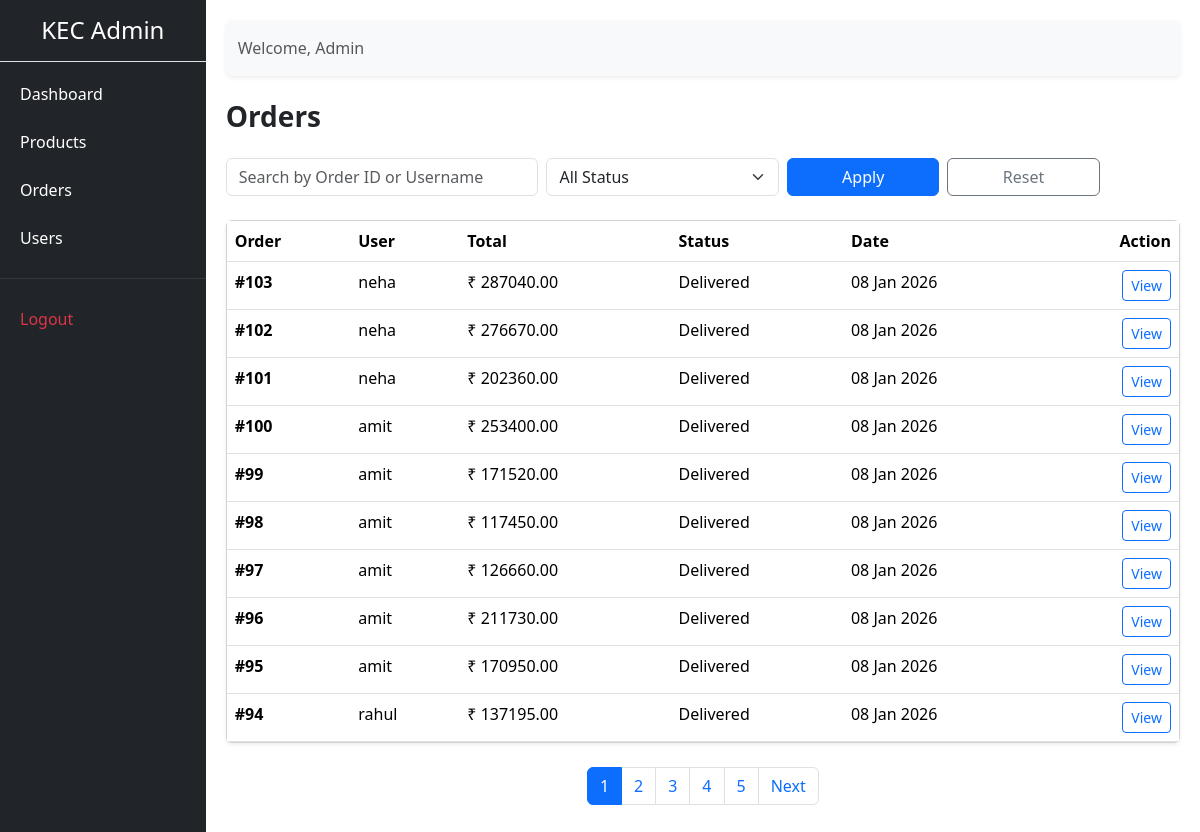
Page /admin-panel/orders/ (signed in) on the committed database.
### store/models.py (models this page shows, shortened)
class Order(models.Model):
    STATUS_CHOICES = (
        ('pending', 'Pending'),
        ('shipped', 'Shipped'),
        ('delivered', 'Delivered'),
        ('confirmed', 'Confirmed'),
        ('cancelled', 'Cancelled'),
    )
    PAYMENT_STATUS = (
        ('pending', 'Pending'),
        ('paid', 'Paid'),
        ('failed', 'Failed'),
    )
    PAYMENT_METHOD = (
        ('cod', 'Cash On Delivery'),
        ('razorpay', 'Razorpay'),
    )
    user = models.ForeignKey(User, on_delete=models.SET_NULL, null=True, blank=True)
    full_name = models.CharField(max_length=200)
    email = models.EmailField()
    phone = models.CharField(max_length=15)
    address = models.TextField()
    city = models.CharField(max_length=100)
    pincode = models.CharField(max_length=10)
    notes = models.TextField(blank=True, null=True)
    status = models.CharField(max_length=20, choices=STATUS_CHOICES, default='pending')
    payment_method = models.CharField(max_length=20, choices=PAYMENT_METHOD, null=True,blank=True)
    payment_status = models.CharField(max_length=20, choices=PAYMENT_STATUS, default='pending')
    razorpay_order_id = models.CharField(max_length=100, blank=True, null=True)
    razorpay_payment_id = models.CharField(max_length=100, blank=True, null=True)
    razorpay_signature = models.CharField(max_length=200, blank=True, null=True)
    created_at = models.DateTimeField(auto_now_add=True)
    @property
    def total_amount(self):
        return sum(item.subtotal for item in self.items.all())

class OrderItem(models.Model):
    order = models.ForeignKey(Order, on_delete=models.CASCADE, related_name="items")
    product = models.ForeignKey(Product, on_delete=models.SET_NULL, null=True)
    quantity = models.PositiveIntegerField(default=1)
    price = models.DecimalField(max_digits=10, decimal_places=2)
    @property
    def subtotal(self):
        return self.quantity * self.price

### adminpanel/views.py (the view)
# urls.py: path('orders/', views.order_list, name='order_list'),
@login_required(login_url='adminpanel:login')
@user_passes_test(is_admin)
def order_list(request):
    orders_qs = Order.objects.select_related('user').order_by('-created_at')
    status_choices = [
        'Pending',
        'Confirmed',
        'Shipped',
        'Delivered',
        'Cancelled',
    ]
    search_query = request.GET.get('q', '').strip()
    if search_query:
        orders_qs = orders_qs.filter(
            Q(id__icontains=search_query) |
            Q(user__username__icontains=search_query)
        )
    status_filter = request.GET.get('status', '').strip()
    if status_filter:
        orders_qs = orders_qs.filter(status__iexact=status_filter)
    paginator = Paginator(orders_qs, 10)  # 10 orders per page
    page_number = request.GET.get('page')
    try:
        orders = paginator.page(page_number)
    except PageNotAnInteger:
        orders = paginator.page(1)
    except EmptyPage:
        orders = paginator.page(paginator.num_pages)
    return render(request, 'adminpanel/orders/order_list.html', {
        'orders': orders,
        'status_choices': status_choices,
        'search_query': search_query,
        'status_filter': status_filter,
    })

### adminpanel/views.py (called while the page is built)
def is_admin(user):
    return user.is_authenticated and user.is_staff

### store/context_processors.py (called while the page is built)
def wishlist_count(request):
    if request.user.is_authenticated:
        count = Wishlist.objects.filter(user=request.user).count()
    else:
        count = 0
    return {'wishlist_count': count}

### adminpanel/templates/adminpanel/orders/order_list.html (shortened to what this page needs)
{% extends 'adminpanel/base.html' %}
{% block content %}
<h3 class="fw-bold mb-4">Orders</h3>
<form method="get" class="row g-2 mb-4">
    <div class="col-md-4">
        <input type="text"
               name="q"
               value="{{ search_query|default:'' }}"
               class="form-control"
               placeholder="Search by Order ID or Username">
    </div>
    <div class="col-md-3">
        <select name="status" class="form-select">
            <option value="">All Status</option>
        </select>
    </div>
    <div class="col-md-2">
        <button class="btn btn-primary w-100">Apply</button>
    </div>
    <div class="col-md-2">
        <a href="{% url 'adminpanel:order_list' %}" class="btn btn-outline-secondary w-100">
            Reset
        </a>
    </div>
</form>
<div class="card shadow-sm">
    <div class="card-body p-0">
        <table class="table admin-table mb-0">
            <thead>
                <tr>
                    <th>Order</th>
                    <th>User</th>
                    <th>Total</th>
                    <th>Status</th>
                    <th>Date</th>
                    <th class="text-end">Action</th>
                </tr>
            </thead>
            <tbody>
                {% for order in orders %}
                <tr>
                    <td><strong>#{{ order.id }}</strong></td>
                    <td>{{ order.user.username }}</td>
                    <td>₹ {{ order.total_amount }}</td>
                    <td>
                        <span class="status-badge status-{{ order.status|lower }}">
                            {{ order.status|title }}
                        </span>
                    </td>
                    <td>{{ order.created_at|date:"d M Y" }}</td>
                    <td class="text-end">
                        <a href="{% url 'adminpanel:order_detail' order.id %}"
                           class="btn btn-sm btn-outline-primary">
                            View
                        </a>
                    </td>
                </tr>
                {% empty %}
                <tr>
                    <td colspan="6" class="text-center py-4 text-muted">
                        No orders found
                    </td>
                </tr>
                {% endfor %}
            </tbody>
        </table>
    </div>
</div>
{% if orders.paginator.num_pages > 1 %}
<nav class="mt-4">
    <ul class="pagination justify-content-center">
        {% for num in orders.paginator.page_range %}
        <li class="page-item {% if orders.number == num %}active{% endif %}">
            <a class="page-link"
               href="?page={{ num }}&q={{ search_query }}&status={{ status_filter }}">
               {{ num }}
            </a>
        </li>
        {% endfor %}
        {% if orders.has_next %}
        <li class="page-item">
            <a class="page-link"
               href="?page={{ orders.next_page_number }}&q={{ search_query }}&status={{ status_filter }}">
               Next
            </a>
        </li>
        {% endif %}
    </ul>
</nav>
{% endif %}
{% endblock %}

### adminpanel/templates/adminpanel/base.html (shortened to what this page needs)
<!DOCTYPE html>
<html lang="en">
<head>
    <link href="https://cdn.jsdelivr.net/npm/bootstrap@5.3.2/dist/css/bootstrap.min.css" rel="stylesheet">
    <link href="https://cdn.jsdelivr.net/npm/bootstrap-icons@1.11.1/font/bootstrap-icons.css" rel="stylesheet">
    <link href="https://cdn.jsdelivr.net/npm/bootstrap-icons@1.11.1/font/bootstrap-icons.css" rel="stylesheet">
</head>
<body>
<div class="d-flex">
    <div class="sidebar">
        <h4 class="text-white text-center py-3 border-bottom">KEC Admin</h4>
        <a href="{% url 'adminpanel:dashboard' %}">Dashboard</a>
        <a href="{% url 'adminpanel:product_list' %}">Products</a>
        <a href="{% url 'adminpanel:order_list' %}">Orders</a>
        <a href="{% url 'adminpanel:user_list' %}">Users</a>
        <hr class="text-secondary">
        <a href="{% url 'adminpanel:logout' %}" class="text-danger">Logout</a>
    </div>
    <div class="content">
        <nav class="navbar navbar-light bg-light mb-4 rounded shadow-sm">
            <div class="container-fluid">
                <span class="navbar-text">
                    Welcome, {{ request.user.username }}
                </span>
            </div>
        </nav>
        {% block content %}
        {% endblock %}
    </div>
</div>
</body>
</html>

### adminpanel/templates/adminpanel/base.html (style rules this page uses)
body { min-height: 100vh; }
.sidebar { width: 250px; min-height: 100vh; background-color: #212529; }
.sidebar a { color: #fff; text-decoration: none; display: block; padding: 12px 20px; }
.content { width: 100%; padding: 20px; }

### rows in the picture
Order: id "103", user.username "neha", total_amount "287040.00", status "Delivered", created_at "08 Jan 2026"
Order: id "102", user.username "neha", total_amount "276670.00", status "Delivered", created_at "08 Jan 2026"
Order: id "101", user.username "neha", total_amount "202360.00", status "Delivered", created_at "08 Jan 2026"
Order: id "100", user.username "amit", total_amount "253400.00", status "Delivered", created_at "08 Jan 2026"
Order: id "99", user.username "amit", total_amount "171520.00", status "Delivered", created_at "08 Jan 2026"
Order: id "98", user.username "amit", total_amount "117450.00", status "Delivered", created_at "08 Jan 2026"
Order: id "97", user.username "amit", total_amount "126660.00", status "Delivered", created_at "08 Jan 2026"
Order: id "96", user.username "amit", total_amount "211730.00", status "Delivered", created_at "08 Jan 2026"
Order: id "95", user.username "amit", total_amount "170950.00", status "Delivered", created_at "08 Jan 2026"
Order: id "94", user.username "rahul", total_amount "137195.00", status "Delivered", created_at "08 Jan 2026"

### other values in the picture
{{ request.user.username }} "Admin"
{{ num }} "1" "2" "3" "4" "5"
